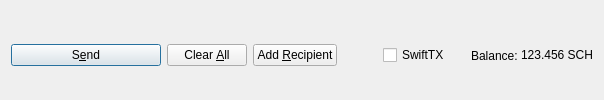
         <widget class="QFrame" name="frame_Send">
          <layout class="QHBoxLayout" name="horizontalLayout">
           <property name="bottomMargin">
            <number>0</number>
           </property>
           <item>
            <widget class="QPushButton" name="sendButton">
             <property name="minimumSize">
              <size>
               <width>150</width>
               <height>0</height>
              </size>
             </property>
             <property name="toolTip">
              <string>Confirm the send action</string>
             </property>
             <property name="text">
              <string>S&amp;end</string>
             </property>
             <property name="icon">
              <iconset resource="../schain.qrc">
               <normaloff>:/icons/send</normaloff>:/icons/send</iconset>
             </property>
             <property name="autoDefault">
              <bool>false</bool>
             </property>
             <property name="default">
              <bool>true</bool>
             </property>
            </widget>
           </item>
           <item>
            <widget class="QPushButton" name="clearButton">
             <property name="sizePolicy">
              <sizepolicy hsizetype="Minimum" vsizetype="Fixed">
               <horstretch>0</horstretch>
               <verstretch>0</verstretch>
              </sizepolicy>
             </property>
             <property name="toolTip">
              <string>Clear all fields of the form.</string>
             </property>
             <property name="text">
              <string>Clear &amp;All</string>
             </property>
             <property name="icon">
              <iconset resource="../schain.qrc">
               <normaloff>:/icons/remove</normaloff>:/icons/remove</iconset>
             </property>
             <property name="autoDefault">
              <bool>false</bool>
             </property>
            </widget>
           </item>
           <item>
            <widget class="QPushButton" name="addButton">
             <property name="toolTip">
              <string>Send to multiple recipients at once</string>
             </property>
             <property name="text">
              <string>Add &amp;Recipient</string>
             </property>
             <property name="icon">
              <iconset resource="../schain.qrc">
               <normaloff>:/icons/add</normaloff>:/icons/add</iconset>
             </property>
             <property name="autoDefault">
              <bool>false</bool>
             </property>
            </widget>
           </item>
           <item>
            <spacer name="horizontalSpacer">
             <property name="orientation">
              <enum>Qt::Horizontal</enum>
             </property>
             <property name="sizeHint" stdset="0">
              <size>
               <width>40</width>
               <height>20</height>
              </size>
             </property>
            </spacer>
           </item>
           <item>
            <layout class="QHBoxLayout" name="horizontalLayout_2">
             <property name="spacing">
              <number>3</number>
             </property>
             <item>
              <widget class="QCheckBox" name="checkSwiftTX">
               <property name="enabled">
                <bool>true</bool>
               </property>
               <property name="minimumSize">
                <size>
                 <width>85</width>
                 <height>0</height>
                </size>
               </property>
               <property name="text">
                <string>SwiftTX</string>
               </property>
              </widget>
             </item>
             <item>
              <widget class="QLabel" name="label">
               <property name="text">
                <string>Balance:</string>
               </property>
              </widget>
             </item>
             <item>
              <widget class="QLabel" name="labelBalance">
               <property name="sizePolicy">
                <sizepolicy hsizetype="Preferred" vsizetype="Fixed">
                 <horstretch>0</horstretch>
                 <verstretch>0</verstretch>
                </sizepolicy>
               </property>
               <property name="cursor">
                <cursorShape>IBeamCursor</cursorShape>
               </property>
               <property name="text">
                <string notr="true">123.456 SCH</string>
               </property>
               <property name="textInteractionFlags">
                <set>Qt::LinksAccessibleByMouse|Qt::TextSelectableByKeyboard|Qt::TextSelectableByMouse</set>
               </property>
              </widget>
             </item>
            </layout>
           </item>
          </layout>
         </widget>
